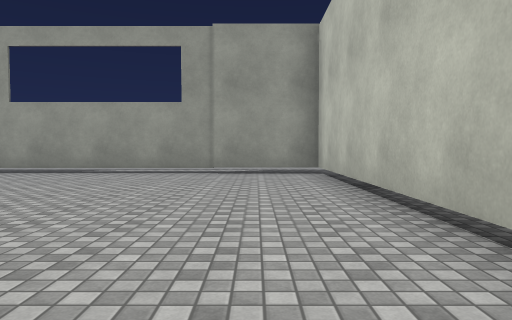
View 1 (above)

16 first-person views from a walk through a Unity game level. The camera is 1.2 m above the floor, tilts 2° down and sees 70° across. Doors are open. The floor is counted in squares, 2 m on a side. Each view is taken from the middle of a square. On the plan, view 1 faces up. The plan holds only what a view shows up to about 10 squares ahead; the rest is blank. The place goes on beyond the plan. The player character is not drawn. Some surface patterns are stand-ins.

View 2
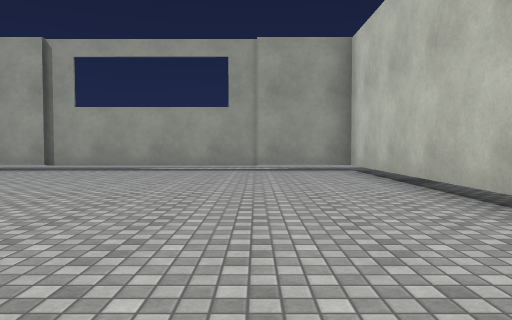

View 3
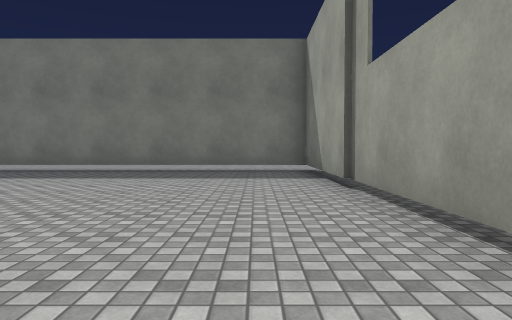

View 4
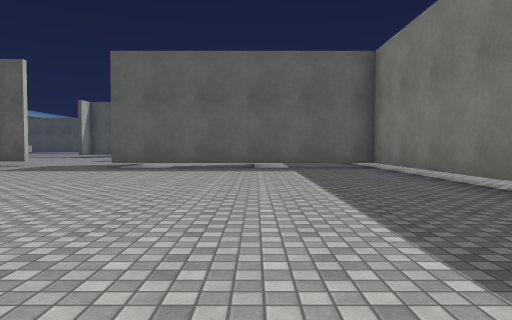

View 5
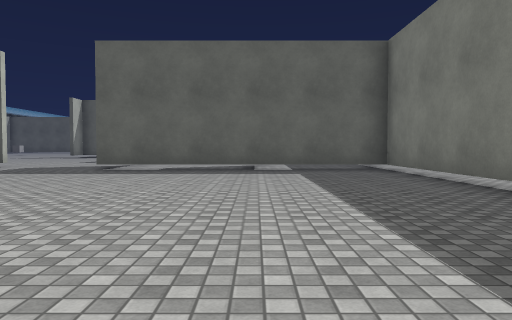

View 6
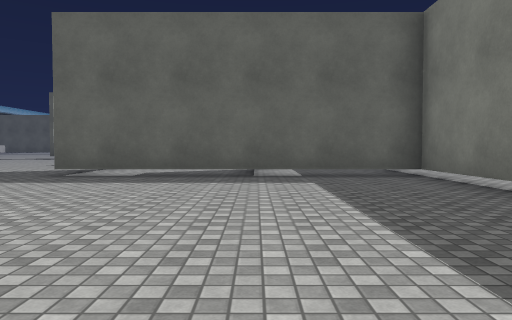

View 7
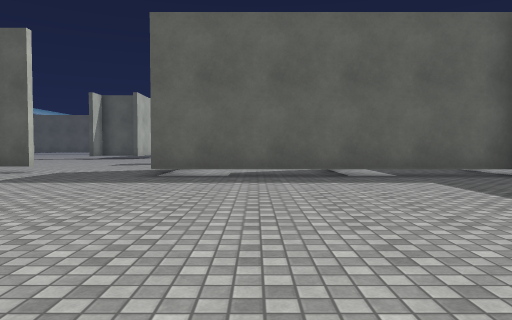

View 8
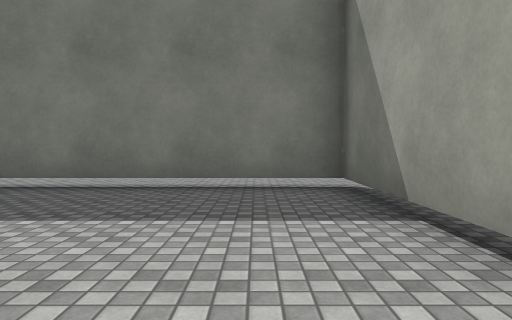

View 9
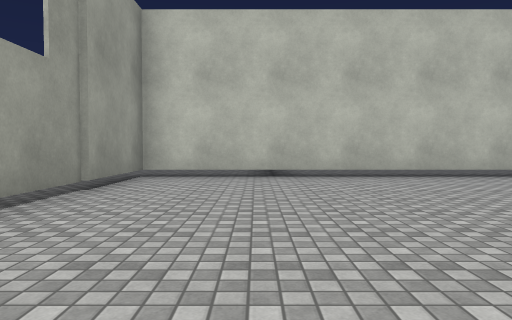

View 10
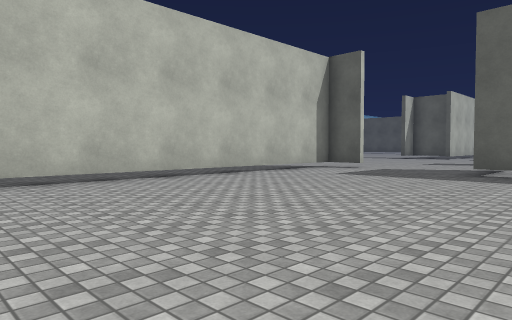

View 11
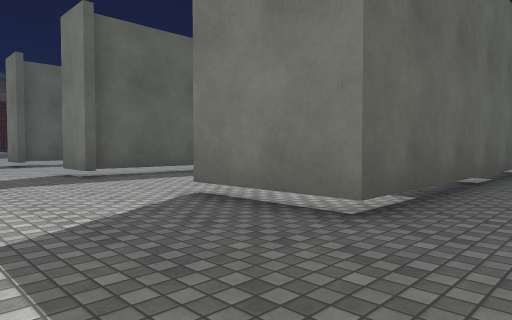

View 12
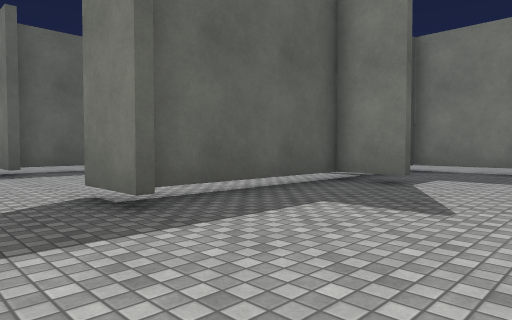

View 13
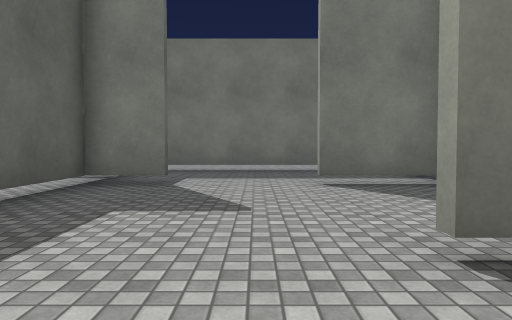

View 14
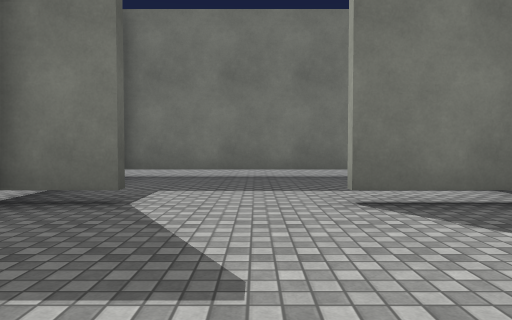

View 15
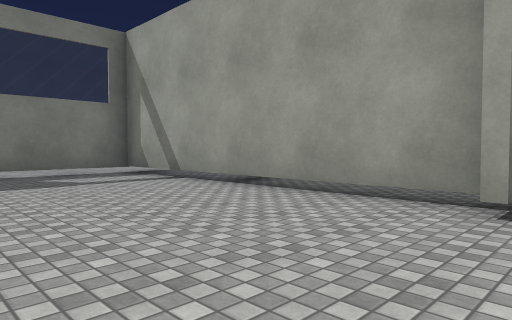

View 16
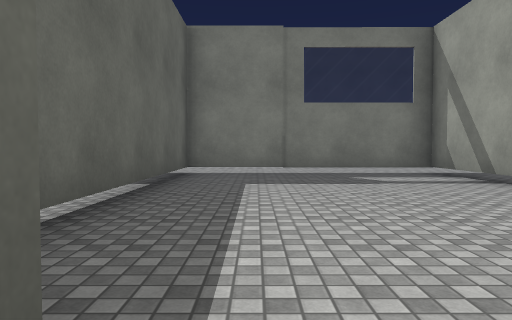

### Floor plan
Key: @ floor where view 1 was taken; # wall or solid block; . floor; T thing the floor can be seen under or through.
Columns run from 11 left of view 1 to 3 right of it. Each row starts with its distance up from view 1.
  8 .#############.
  7 .T...........T.
  6 .T...........T
  5 .T...........T.
  4 .T...........T.
  3 .T...........T.
  2 .T...........T.
  1 .T...........T.
  0 .T.........@.T.
 -1 .T...........T.
 -2 .T...........#
 -3 .T...........#
 -4 .TTTTTTTT....
 -5 .T..#...T...#
 -6 .T...........
 -7 .T.........
 -8 .T.........
 -9 .T..T......
-10 .TTTTTTTT..
-11 .T........
-12 .T........
-13 .T........
-14 .T........
-15 .#......#
-16 .########
-17        ..

Positions as (right, up) in squares from view 1, and headings:
1: (0, 0), facing up
2: (-1, -1), facing up
3: (-1, 7), facing left
4: (-7, 7), facing down
5: (-7, 6), facing down
6: (-7, 4), facing down
7: (-5, 4), facing down
8: (-5, 7), facing left
9: (-6, 6), facing right
10: (-5, 5), facing down-right
11: (0, -2), facing down-left
12: (-1, -6), facing down-left
13: (-1, -7), facing left
14: (-3, -7), facing left
15: (-2, -14), facing up-left
16: (-2, -14), facing left
